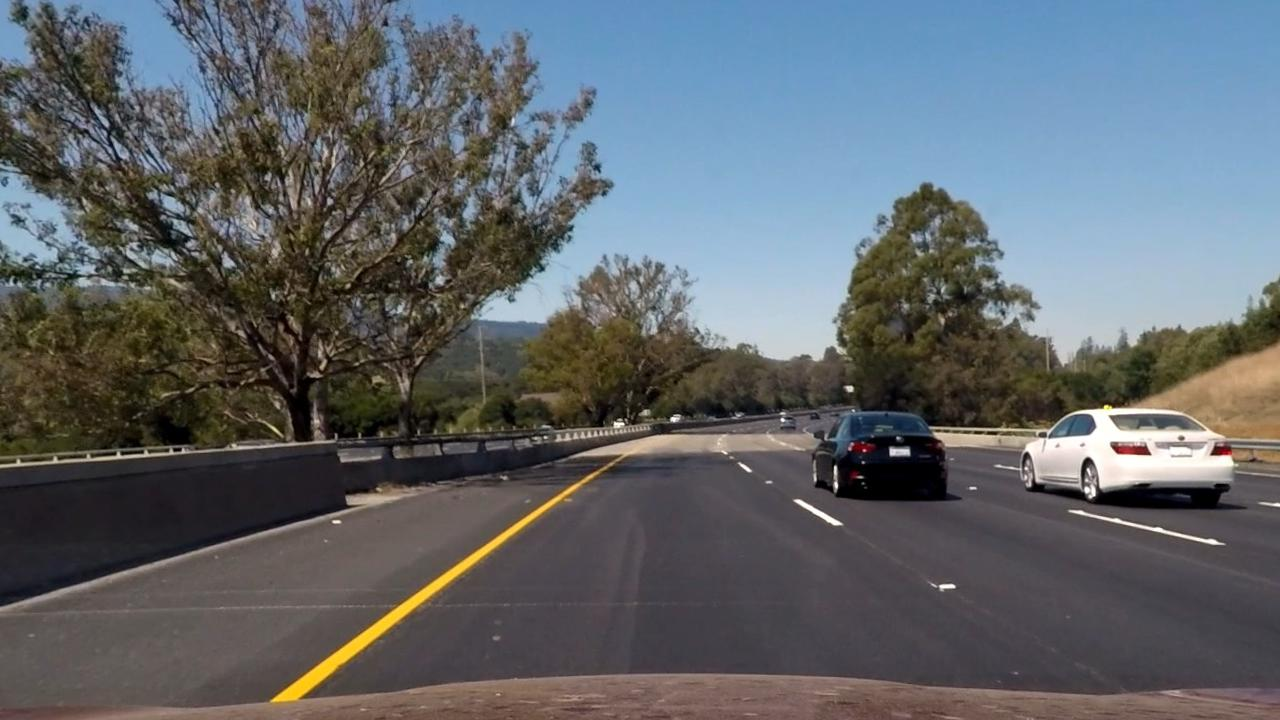
#> input picture undistort_test_images/undistort0.jpg, 1280 x 720 px; its folder holds only this picture in this run
$ python -i frame_process.py   (imports and definitions only)   (older library calls are emulated)
#> lines starting #> are read from the running program, lines starting #| are printed output that depends on the picture; after the words box and inside, x2 and y2 are one past the last pixel; in counts of white or black regions, pixels touching at a corner belong together
#> further down, picture is the input picture: shape (720, 1280, 3); mean B, G, R 106.1, 101.5, 96.5
import cv2
import numpy as np
import matplotlib.pyplot as plt
import matplotlib.image as mpimg
# glob is used to reading all the similar calbration image
import glob


# [68 lines left out: functions camera_cali, mask_image, perspective_transform, not called in this run]


cali = []
"""
Function to undistort image
Only run Camera calibration once and stored in cali
"""


# [7 lines left out: function undistort_img, not called in this run]


def abs_sobel_thresh(gray, orient='x', thresh=(0, 255)):
    if orient == 'x':
        abs_sobel = np.absolute(cv2.Sobel(gray, cv2.CV_64F, 1, 0))
    if orient == 'y':
        abs_sobel = np.absolute(cv2.Sobel(gray, cv2.CV_64F, 0, 1))

    scaled_sobel = np.uint8(255 * abs_sobel / np.max(abs_sobel))
    binary_output = np.zeros_like(scaled_sobel)
    binary_output[(scaled_sobel >= thresh[0]) & (scaled_sobel <= thresh[1])] = 1
    return binary_output


# [30 lines left out: functions mag_threshold, dir_threshold, not called in this run]


def sobel_gradient(image, overdrive=True, ksize=3, abs_thresh=(25, 200),
                   mag_thresh=(40, 150), dir_thresh=(0.7, 1.3)):
    # Convert to gray scale
    gray = cv2.cvtColor(image, cv2.COLOR_RGB2GRAY)
    # Apply each of the thresholding functions according to the compliexity
    gradx = abs_sobel_thresh(gray, orient='x', thresh=abs_thresh)
    grady = abs_sobel_thresh(gray, orient='y', thresh=abs_thresh)
    combined = np.zeros_like(grady)

    # Choose complexity True means more complicated calculation
    # If min complexity require only execute x and y gradient
    if overdrive:
        mag_binary = mag_threshold(gray, sobel_kernel=ksize, thresh=mag_thresh)
        dir_binary = dir_threshold(gray, sobel_kernel=ksize, thresh=dir_thresh)
        combined[((gradx == 1) & (grady == 1)) | ((mag_binary == 1) & (dir_binary == 1))] = 1
    else:
        combined[(gradx == 1) & (grady == 1)] = 1

    return combined


# A function only process h and s channels
def convert_to_hs(image, thresh_h=[18, 100], thresh_s=[90, 255]):
    # First convert image to HLS and only take H and S
    hls = cv2.cvtColor(image, cv2.COLOR_RGB2HLS)
#> hls: shape (720, 1280, 3); mean of channels 0, 1, 2 84.8, 101, 56.1
    H = hls[:, :, 0]
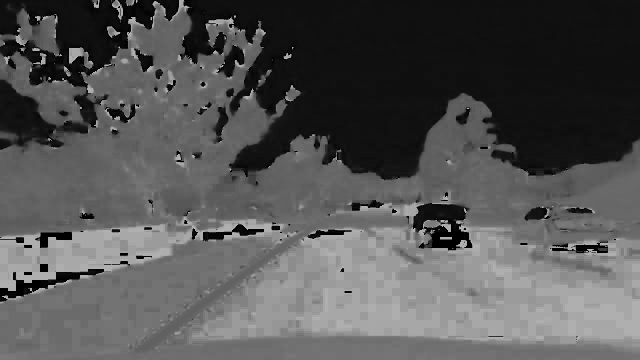
#> H: shape (720, 1280) (shown at 1/2 size); min 0, max 179, mean 84.8
    S = hls[:, :, 2]
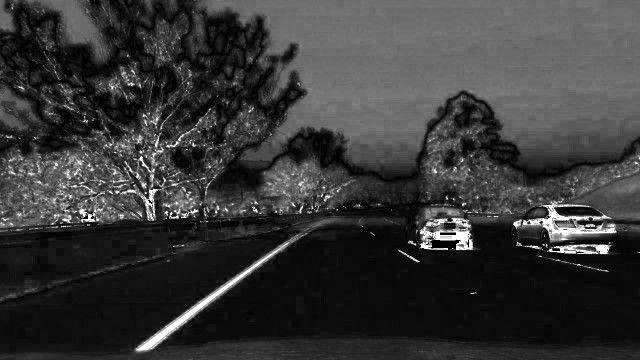
#> S: shape (720, 1280) (shown at 1/2 size); min 0, max 255, mean 56.1
    # Create Binary arrays
    binary_h = np.zeros_like(H)
    binary_s = np.zeros_like(S)

    binary_h[(H > thresh_h[0]) & (H <= thresh_h[1])] = 1
    binary_s[(S > thresh_s[0]) & (S <= thresh_s[1])] = 1

    return binary_h, binary_s


def image_process(image, overdrive=False):
    """
    Image process takes a frame image and return a binary image as an input of pipeline logic
    Input:
        image: a RGB image array
        overdrive: boolean True mean complicated computing include all threshold methods,
                   False means simple computing only S threshold and xy gradients
    Return:
        combined_binary: all the threshold binary combined
        color_binary: used to visualize the two combines binary. Debugging use only
    """
    # Fine tune all the threshold here
    thresh_h = [23, 100]
    thresh_s = [170, 255]
    thresh_r = [220, 255]
    abs_thresh = (50, 200)
    mag_thresh = (60, 150)

    # Get binary H and S from hls color space
    binary_h, binary_s = convert_to_hs(image, thresh_h=thresh_h, thresh_s=thresh_s)
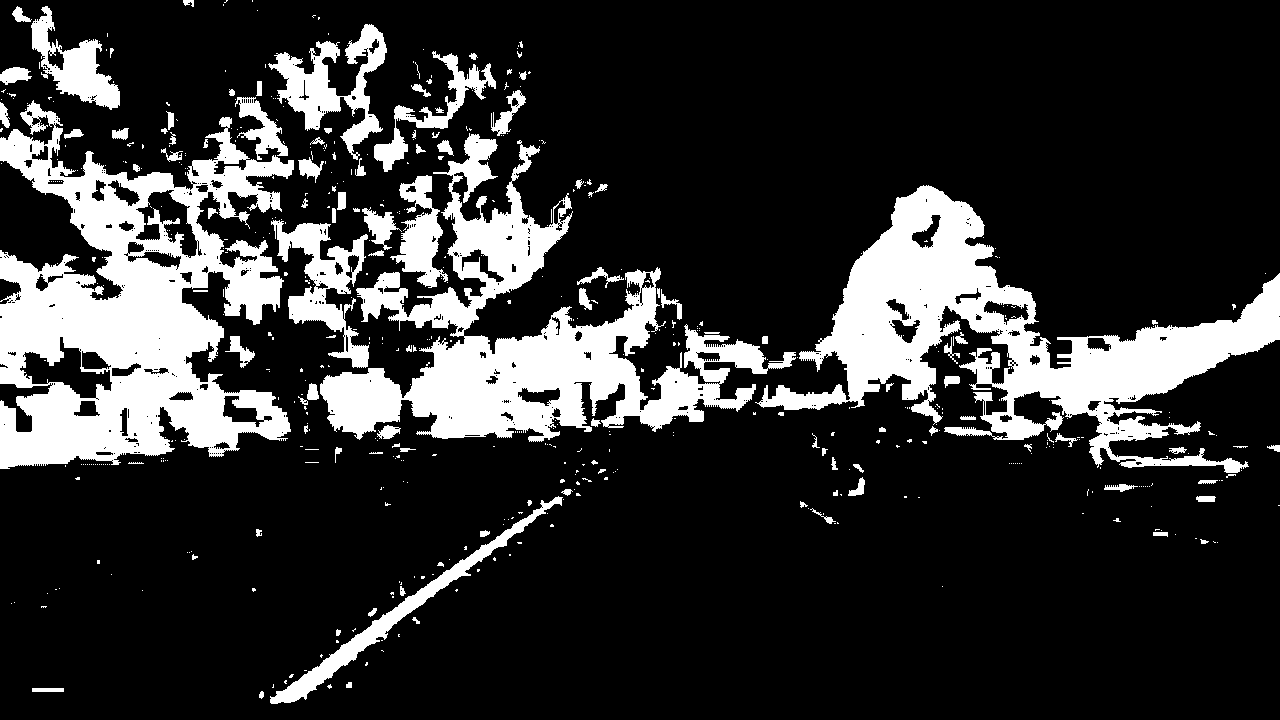
#> binary_h: shape (720, 1280); values 0 (black) and 1 (white), 19.5% white; 547 white regions (438 under 20 px), largest, box (x1, y1, x2, y2) and area: (0, 100, 294, 469) 54963, (755, 185, 1280, 473) 45777, (320, 133, 796, 442) 43134
#> binary_s: shape (720, 1280); values 0 (black) and 1 (white), 2% white; 940 white regions (840 under 20 px), largest, box (x1, y1, x2, y2) and area: (272, 485, 578, 702) 3503, (1045, 406, 1233, 480) 3411, (840, 436, 946, 500) 2167
    combined_binary = np.zeros_like(binary_s)

    if overdrive:
        # Grab gradient result
        gradient_binary = sobel_gradient(image, ksize=15,
                                         abs_thresh=abs_thresh, mag_thresh=mag_thresh)

        # Implement R threhold
        R = image[:, :, 0]

        binary_r = np.zeros_like(R)
        binary_r[(R > thresh_r[0]) & (R <= thresh_r[1])] = 1

        # Combine R with H and S threshold binary
        color_thresh_binary = np.zeros_like(binary_s)
        color_thresh_binary[((binary_h == 1) & (binary_s == 1)) | (binary_r == 1)] = 1

        # Create color binary to visualize the logic combining
        color_binary = np.dstack((binary_r, color_thresh_binary, gradient_binary)) * 255
        # Combine all the binary
        combined_binary[(color_thresh_binary == 1) | (gradient_binary == 1)] = 1

    else:
        # Grab gradient result
        gradient_binary = sobel_gradient(image, overdrive=overdrive, abs_thresh=abs_thresh)
#> gradient_binary: shape (720, 1280); values 0 (black) and 1 (white), 0.64% white in thin lines or dots
        combined_binary[(binary_s == 1) | (gradient_binary == 1)] = 1
        color_binary = np.dstack((np.zeros_like(gradient_binary), binary_s, gradient_binary)) * 255
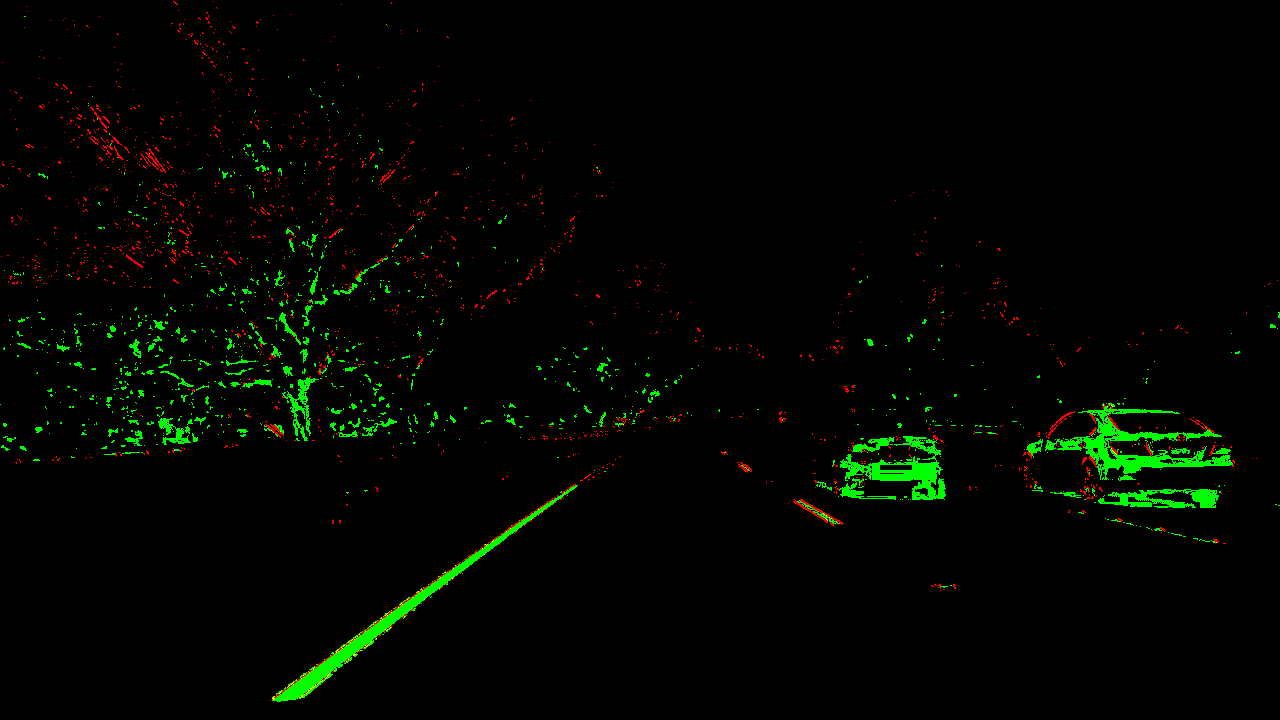
#> color_binary: shape (720, 1280, 3); mean of channels 0, 1, 2 0, 5.2, 1.6; drawn as B, G, R

    return combined_binary, color_binary

# [19 lines left out: function binary_wrap_img, not called in this run]

>>> import cv2
>>> picture = cv2.imread('../undistort_test_images/undistort0.jpg')
>>> result = image_process(picture)

$ run again, on undistort_test_images/undistort1.jpg
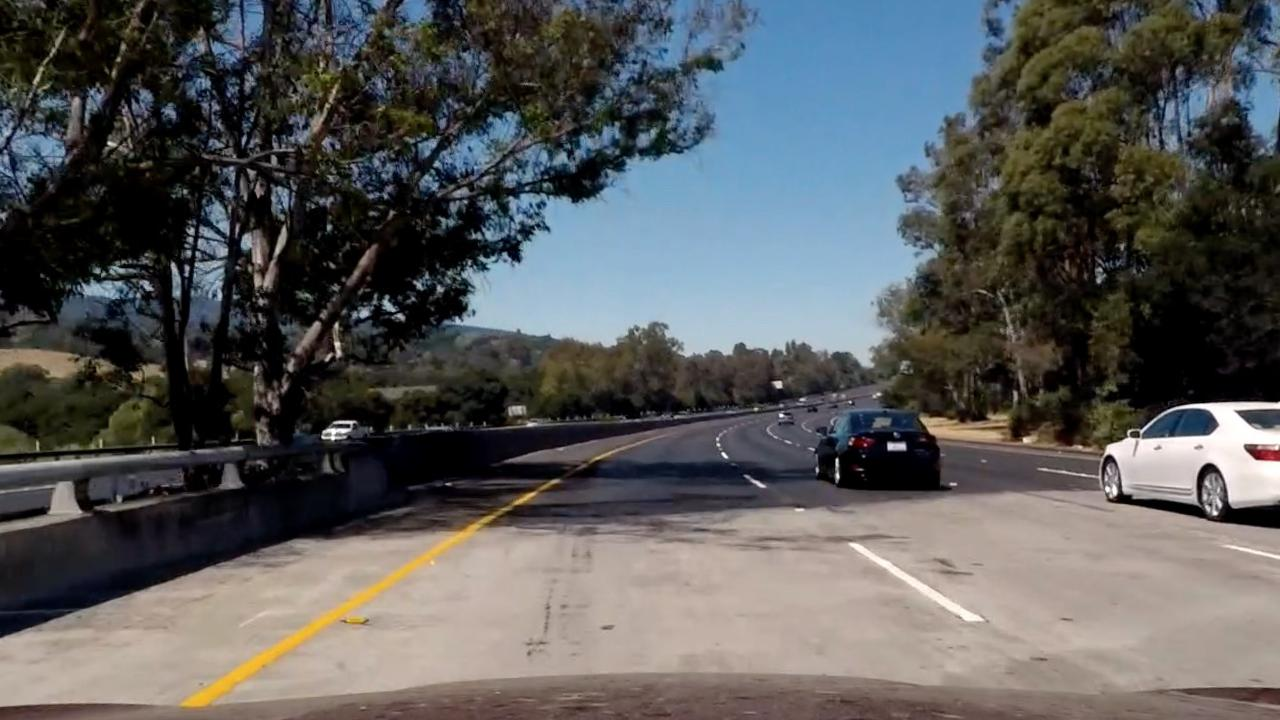
#> input picture undistort_test_images/undistort1.jpg, 1280 x 720 px
#> picture is the input picture: shape (720, 1280, 3); mean B, G, R 90.8, 90.6, 89.8
#> hls: shape (720, 1280, 3); mean of channels 0, 1, 2 76.9, 90.4, 67.5
#> in image_process, `binary_h, binary_s = convert_to_hs(image, thresh_h=thresh_h, thresh_s=..`:
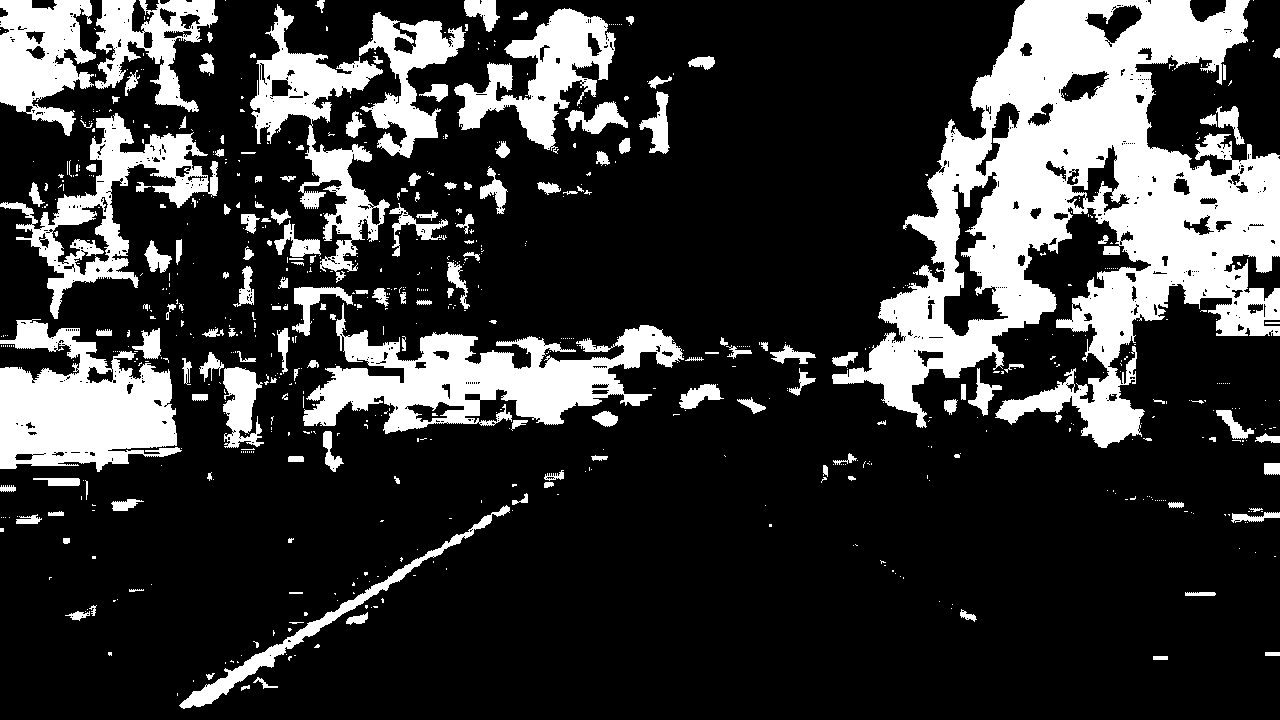
#> binary_h: shape (720, 1280); values 0 (black) and 1 (white), 22% white; 751 white regions (580 under 20 px), largest, box (x1, y1, x2, y2) and area: (832, 0, 1280, 448) 85730, (303, 303, 684, 434) 20238, (0, 319, 182, 472) 17443
#> binary_s: shape (720, 1280); values 0 (black) and 1 (white), 7.6% white; 2722 white regions (2196 under 20 px), largest, box (x1, y1, x2, y2) and area: (185, 532, 469, 706) 2608, (840, 432, 939, 481) 2301, (424, 431, 565, 482) 1974
#> gradx: shape (720, 1280); values 0 (black) and 1 (white), 2.5% white in thin lines or dots
#> grady: shape (720, 1280); values 0 (black) and 1 (white), 2.6% white in thin lines or dots
#> gradient_binary: shape (720, 1280); values 0 (black) and 1 (white), 0.34% white in thin lines or dots, all inside (x1, y1, x2, y2) = (1, 1, 1279, 637)
#> in image_process, `color_binary = np.dstack((np.zeros_like(gradient_binary), binary_s, gr..`:
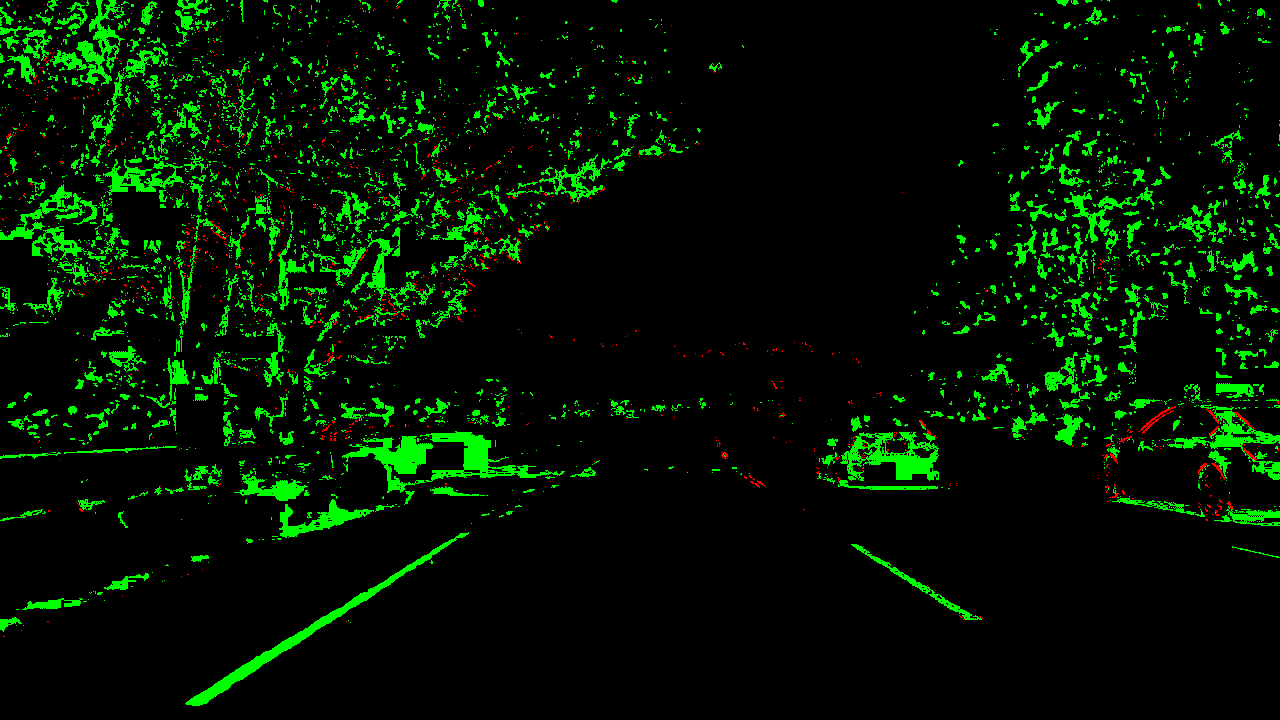
#> color_binary: shape (720, 1280, 3); mean of channels 0, 1, 2 0, 19.3, 0.9; drawn as B, G, R
